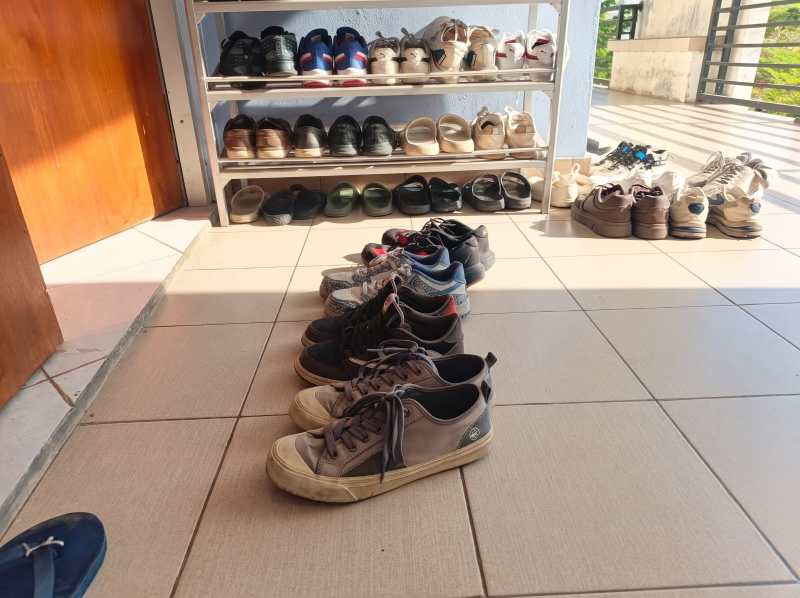
#> input picture citra/rapi/24-003 Rapi 2.jpg, 2400 x 1792 px (shown at 1/3 size); the run also reads 1 picture not shown here
$ jupyter execute main.ipynb   (older library calls are emulated)
#> lines starting #> are read from the running program, lines starting #| are printed output that depends on the picture
# Klasifikasi Citra Sepatu (Rapi vs. Berantakan)
### Ekstraksi Fitur Statistik Orde Pertama (Warna RGB) dan Orde Kedua (Tekstur GLCM) dengan Kerangka CRISP-DM

| Parameter | Keterangan |
| :--- | :--- |
| **Domain Masalah** | Pengolahan Citra Digital (*Computer Vision*) |
| **Kasus** | Klasifikasi biner foto susunan sepatu: **Rapi** vs. **Berantakan** |
| **Dataset** | Folder `citra/`: **173 citra** (76 rapi, 97 berantakan) |
| **Preprocessing** | Konversi BGR → RGB, *resize* 256 × 256 piksel |
| **Fitur Orde Pertama (9)** | *Mean*, standar deviasi, dan *skewness* pada kanal R, G, B |
| **Konversi Grayscale** | $0.299R + 0.587G + 0.114B$, 8 bit (256 level), disimpan ke folder `grayscale/` |
| **Matriks Co-occurrence** | GLCM jarak $d = 1$, sudut $\theta = 0^\circ$, 256 level, `symmetric=False`, `normed=True` (sesuai modul) |
| **Fitur Orde Kedua (5)** | Energi, entropi, kontras, korelasi, homogenitas |
| **Keluaran Akhir** | `hasil/fitur_lengkap.csv`: **173 baris × 14 fitur + label** |

## TAHAP 1: BUSINESS UNDERSTANDING (Pemahaman Masalah)

### 1.1 Latar Belakang Masalah
Kerapian susunan sepatu di rak atau area pintu masuk mencerminkan keteraturan sebuah ruangan. Selama ini kerapian dinilai secara manual, yang memiliki beberapa kelemahan:
1. **Subjektif**: batas antara "rapi" dan "berantakan" berbeda bagi setiap orang.
2. **Tidak terukur**: penilaian manual tidak menghasilkan angka yang bisa dibandingkan atau diolah lebih lanjut.
3. **Kebutuhan otomatisasi**: agar komputer dapat menilai kerapian, setiap foto harus diubah menjadi **representasi numerik (fitur)** terlebih dahulu.

### 1.2 Rumusan Masalah
1. Bagaimana menghitung fitur statistik orde pertama (*mean*, standar deviasi, *skewness*) pada setiap kanal warna citra sepatu?
2. Bagaimana mengubah citra berwarna menjadi citra grayscale 8 bit dan membentuk matriks *co-occurrence* (GLCM)-nya?
3. Bagaimana menghitung fitur tekstur orde kedua (energi, entropi, kontras, korelasi, homogenitas) dari GLCM?
4. Bagaimana gambaran awal nilai fitur-fitur tersebut pada kelas rapi dan berantakan?

### 1.3 Tujuan
- Mengekstraksi **9 fitur orde pertama** dan **5 fitur orde kedua** dari setiap citra.
- Menyimpan citra grayscale dan menunjukkan pembentukan matriks *co-occurrence*.
- Menghasilkan tabel fitur dalam format **CSV** (14 fitur + label) yang siap dipakai pada tahap pemodelan.

### 1.4 Batasan
- Fitur yang diekstraksi hanya fitur sesuai perintah tugas: statistik warna RGB orde pertama dan 5 fitur GLCM orde kedua.
- GLCM dihitung pada satu arah ($\theta = 0^\circ$) dengan jarak $d = 1$, mengikuti modul.
- Tahap pemodelan (klasifikasi) dan evaluasi belum termasuk dalam notebook ini.

[cell 1]
import os

FOLDER_CITRA = "citra"
FOLDER_GRAY = "grayscale"
FOLDER_HASIL = "hasil"
KELAS = ["rapi", "berantakan"]
EKSTENSI = (".jpg", ".jpeg", ".png", ".bmp", ".webp")
UKURAN = (256, 256)

for folder in [FOLDER_HASIL] + [os.path.join(FOLDER_GRAY, k) for k in KELAS]:
    os.makedirs(folder, exist_ok=True)

print("Folder proyek  :", os.path.abspath("."))
print("Folder dataset :", os.path.abspath(FOLDER_CITRA))
print("Folder keluaran:", os.path.abspath(FOLDER_HASIL))

---

## TAHAP 2: DATA UNDERSTANDING (Pemahaman Data)

### 2.1 Karakteristik Dataset
Dataset berupa foto susunan sepatu hasil pengambilan setiap anggota kelas, tersimpan di folder `citra/`:
- **Label** diambil dari nama subfolder: `citra/rapi/` dan `citra/berantakan/`.
- **Ukuran foto beragam**, dari ratusan hingga 4080 × 3072 piksel, karena diambil dengan kamera ponsel yang berbeda.
- Setiap citra diberi `id` berurutan sebagai identitas di tabel fitur.

[cell 2]
import os
import pandas as pd

baris = []
for kelas in KELAS:
    folder = os.path.join(FOLDER_CITRA, kelas)
    for nama in sorted(os.listdir(folder)):
        if nama.lower().endswith(EKSTENSI):
            baris.append({"nama_file": nama, "label": kelas, "path": os.path.join(folder, nama)})

df = pd.DataFrame(baris)
df.insert(0, "id", range(1, len(df) + 1))

print("=== RINGKASAN DATASET ===")
print("Total citra:", len(df))
print("Distribusi per kelas:")
print(df["label"].value_counts().to_string())

### 2.2 Sampel Visual Dataset
Lima contoh citra pertama dari setiap kelas dalam ukuran aslinya.

[cell 3]
import cv2
import numpy as np
import matplotlib.pyplot as plt

def baca_citra(path):
    """Baca citra berwarna (BGR). imdecode dipakai sebagai cadangan untuk path Windows."""
#> called with path = 'citra/rapi/24-003 Rapi 2.jpg'
    img = cv2.imread(path, cv2.IMREAD_COLOR)
#> img is the input picture: shape (1792, 2400, 3); mean B, G, R 129.2, 145.6, 167.5
    if img is None:
        img = cv2.imdecode(np.fromfile(path, dtype=np.uint8), cv2.IMREAD_COLOR)
    return img

fig, axes = plt.subplots(2, 5, figsize=(15, 6))
for b, kelas in enumerate(KELAS):
    for k, (_, r) in enumerate(df[df["label"] == kelas].head(5).iterrows()):
        img = baca_citra(r["path"])
        axes[b, k].imshow(cv2.cvtColor(img, cv2.COLOR_BGR2RGB))
        axes[b, k].set_title(f"{kelas} #{k + 1}\n{img.shape[1]}×{img.shape[0]}", fontsize=9)
        axes[b, k].axis("off")
plt.suptitle("Sampel Visual Citra Dataset (Rapi vs. Berantakan)", fontsize=13)
plt.tight_layout()
plt.show()
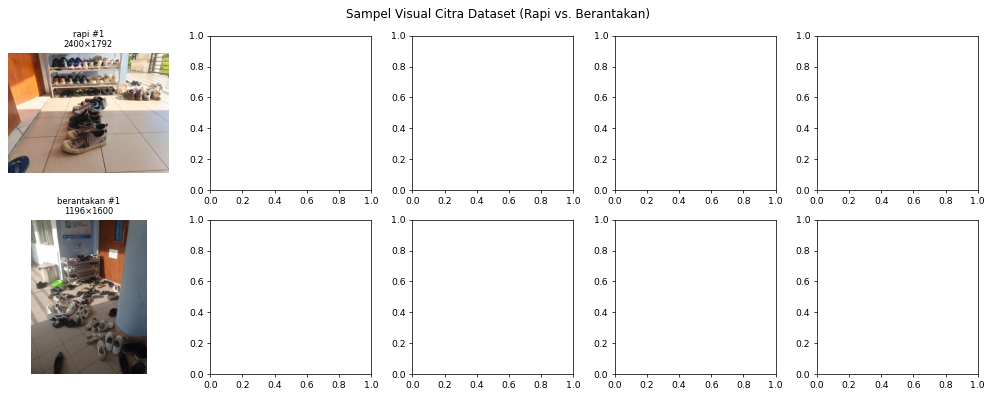
#> figure drawn by matplotlib, 2 panels

---

## TAHAP 3: DATA PREPARATION (Preprocessing & Ekstraksi Fitur)

### 3.1 Preprocessing Citra
- **Pengertian**: Menyeragamkan format dan ukuran seluruh citra sebelum fitur dihitung.
- **Langkah**:
  1. **Konversi BGR → RGB**: OpenCV membaca citra dengan urutan kanal Biru-Hijau-Merah, sehingga perlu dibalik menjadi Merah-Hijau-Biru.
  2. **Resize 256 × 256 piksel** dengan interpolasi `INTER_AREA` (rata-rata area, cocok untuk memperkecil gambar tanpa efek bergerigi).
- **Alasan**: Ukuran foto antar-anggota sangat berbeda. Dengan ukuran yang sama, jumlah piksel setiap citra sama ($256 \times 256 = 65.536$), sehingga nilai fitur dapat dibandingkan secara adil dan perhitungan lebih cepat.

[cell 4]
import cv2
import matplotlib.pyplot as plt

def preprocessing(path):
#> called with path = 'citra/rapi/24-003 Rapi 2.jpg'
    img = baca_citra(path)
    img = cv2.cvtColor(img, cv2.COLOR_BGR2RGB)
    return cv2.resize(img, UKURAN, interpolation=cv2.INTER_AREA)
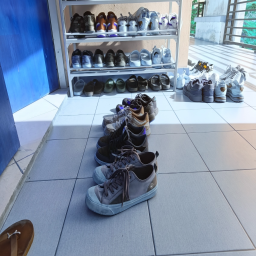
#> returned value: shape (256, 256, 3); mean of channels 0, 1, 2 167.5, 145.6, 129.2; drawn as B, G, R

citra_rgb = {r["id"]: preprocessing(r["path"]) for _, r in df.iterrows()}
#> call 2 of preprocessing, with path = 'citra/berantakan/24-003 Berantakan 2.jpg'
#> in preprocessing (call 2), `img = cv2.cvtColor(img, cv2.COLOR_BGR2RGB)`:
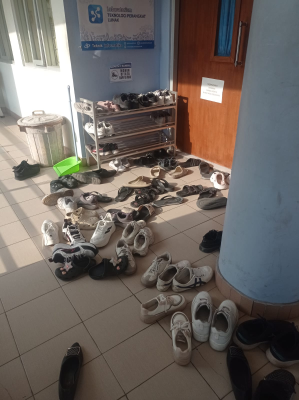
#> img: shape (1600, 1196, 3) (shown at 1/4 size); mean R, G, B 108.6, 101.4, 96.5
#> in preprocessing (call 2), `return cv2.resize(img, UKURAN, interpolation=cv2.INTER_AREA)`:
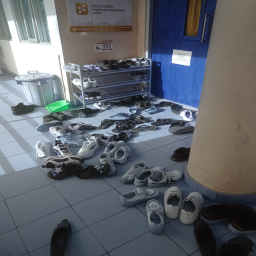
#> returned value: shape (256, 256, 3); mean of channels 0, 1, 2 108.6, 101.4, 96.5; drawn as B, G, R
#> citra_rgb = 2 items

contoh = citra_rgb[1]
print("Jumlah citra diproses:", len(citra_rgb))
#| Jumlah citra diproses: 2
print("Ukuran array         :", contoh.shape, "| tipe:", contoh.dtype, "| rentang nilai:", contoh.min(), "-", contoh.max())
#| Ukuran array         : (256, 256, 3) | tipe: uint8 | rentang nilai: 4 - 255

asli = cv2.cvtColor(baca_citra(df.loc[0, "path"]), cv2.COLOR_BGR2RGB)
fig, axes = plt.subplots(1, 2, figsize=(9, 4))
axes[0].imshow(asli);   axes[0].set_title(f"Asli {asli.shape[1]}×{asli.shape[0]}")
axes[1].imshow(contoh); axes[1].set_title("Setelah preprocessing 256×256")
for ax in axes: ax.axis("off")
plt.show()

### 3.2 Fitur Statistik Warna Orde Pertama (9 Fitur)

#### Teori & Formulasi Matematis
Statistik **orde pertama** mengukur sebaran nilai intensitas piksel pada setiap kanal warna Merah ($R$), Hijau ($G$), dan Biru ($B$) **tanpa memperhitungkan hubungan antar-piksel**. Untuk kanal $C \in \{R, G, B\}$ pada citra berukuran $M \times N$:

#### 1. Mean / Rerata (`mean_r`, `mean_g`, `mean_b`) — Pers. (2)
$$\mu_C = \frac{1}{MN}\sum_{i=1}^{M}\sum_{j=1}^{N} C(i,j)$$
- **Pengertian**: Rata-rata nilai intensitas piksel pada satu kanal (0–255).
- **Makna**: Menunjukkan kecerahan dan warna dominan citra. Nilai `mean_r` tinggi berarti citra cenderung kemerahan atau terang.

#### 2. Standar Deviasi (`std_r`, `std_g`, `std_b`) — Pers. (3)
$$\sigma_C = \sqrt{\frac{1}{MN}\sum_{i=1}^{M}\sum_{j=1}^{N}\big(C(i,j)-\mu_C\big)^2}$$
- **Pengertian**: Rata-rata jarak nilai piksel terhadap *mean*-nya.
- **Makna**: Mengukur kontras atau keragaman warna. Nilai tinggi berarti citra memiliki banyak bagian gelap dan terang sekaligus.

#### 3. Skewness / Kemencengan (`skew_r`, `skew_g`, `skew_b`) — Pers. (4)
$$\theta_C = \frac{1}{MN}\sum_{i=1}^{M}\sum_{j=1}^{N}\left(\frac{C(i,j)-\mu_C}{\sigma_C}\right)^3$$
- **Pengertian**: Derajat ketidaksimetrisan sebaran nilai piksel terhadap *mean*.
- **Makna**: Positif berarti sebagian besar piksel gelap dengan sedikit piksel sangat terang; negatif berarti sebagian besar piksel terang dengan sedikit piksel sangat gelap; mendekati 0 berarti sebaran simetris.

#### Relevansi pada Penataan Sepatu
Pada susunan berantakan, sepatu tersebar menutupi lantai dan sebagian terbalik memperlihatkan sol, sehingga proporsi warna lantai dan sepatu dalam foto berubah dibandingkan rak yang tertata. Perubahan proporsi ini dapat tercermin pada *mean*, standar deviasi, dan *skewness* tiap kanal. Namun fitur orde pertama meringkas seluruh gambar tanpa melihat **letak** piksel, sehingga tidak menangkap susunan secara langsung.

#### Contoh Perhitungan Satu Citra
Rumus ditulis manual sesuai Pers. (2)–(4), lalu dicocokkan dengan `numpy` dan `scipy`.

[cell 5]
import numpy as np
from scipy.stats import skew

def mean_kanal(x):
    return x.sum() / x.size                                            # Pers. (2)

def std_kanal(x):
    return np.sqrt(np.sum((x - mean_kanal(x)) ** 2) / x.size)          # Pers. (3)

def skew_kanal(x):
    mu, sd = mean_kanal(x), std_kanal(x)
    return 0.0 if sd == 0 else np.sum(((x - mu) / sd) ** 3) / x.size  # Pers. (4)

def fitur_orde1(rgb):
    f = {}
    for stat, fungsi in [("mean", mean_kanal), ("std", std_kanal), ("skew", skew_kanal)]:
        for i, kanal in enumerate("rgb"):
            f[f"{stat}_{kanal}"] = fungsi(rgb[:, :, i].astype(np.float64))
    return f

rgb = citra_rgb[1]
R = rgb[:, :, 0].astype(np.float64)
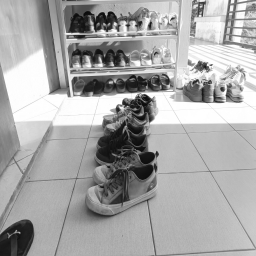
#> R: shape (256, 256) float64; min 12, max 255, mean 167.5
print("Citra:", df.loc[0, "label"], "/", df.loc[0, "nama_file"], "\n")
print("Nilai kanal R, 5×5 piksel pertama:")
print(rgb[:5, :5, 0], "\n")
#| [[181 183 185 182 185]
#|  [183 184 186 184 184]
#|  [185 186 186 185 185]
#|  [186 187 187 187 184]
#|  [186 186 187 189 185]]
print(f"mean_r = {R.sum():.0f} / {R.size} = {mean_kanal(R):.4f}")
#| mean_r = 10979096 / 65536 = 167.5277
print(f"std_r  = {std_kanal(R):.4f}")
#| std_r  = 58.7598
print(f"skew_r = {skew_kanal(R):.4f}")
#> in skew_kanal, `mu, sd = mean_kanal(x), std_kanal(x)`: mu = 167.5; sd = 58.76
#| skew_r = -0.7423
print(f"\nCek library -> numpy mean: {R.mean():.4f} | numpy std: {R.std():.4f} | scipy skew: {skew(R.ravel()):.4f}")
#| Cek library -> numpy mean: 167.5277 | numpy std: 58.7598 | scipy skew: -0.7423

#### Ekstraksi Seluruh Citra dan Penyimpanan CSV
Fitur dihitung untuk semua citra, lalu disimpan ke `hasil/fitur_warna.csv` dengan kolom `id`, `nama_file`, 9 fitur, dan `label`.

[cell 6]
import os
import pandas as pd

FITUR_ORDE1 = [f"{s}_{k}" for s in ("mean", "std", "skew") for k in "rgb"]

orde1 = pd.DataFrame([fitur_orde1(citra_rgb[i]) for i in df["id"]])[FITUR_ORDE1]
#> the loop in fitur_orde1, `for stat, fungsi in [("mean", mean_kanal), ("std", std_kanal), ("skew"..` made 3 passes
#> after the loop in fitur_orde1, `for stat, fungsi in [("mean", mean_kanal), ("std", std_kanal), ("skew"..`: f = 9 items
#> the loop in fitur_orde1 (call 2), `for stat, fungsi in [("mean", mean_kanal), ("std", std_kanal), ("skew"..` made 3 passes
#> orde1 = table of 2 rows and 9 columns
fitur_warna = pd.concat([df[["id", "nama_file"]], orde1.round(4), df[["label"]]], axis=1)
#> fitur_warna = table of 2 rows and 12 columns

fitur_warna.to_csv(os.path.join(FOLDER_HASIL, "fitur_warna.csv"), index=False)
print("Disimpan:", os.path.join(FOLDER_HASIL, "fitur_warna.csv"), "| ukuran:", fitur_warna.shape)
#| Disimpan: hasil/fitur_warna.csv | ukuran: (2, 12)
fitur_warna.head()
#> Out = table of 2 rows and 12 columns

### 3.3 Konversi Citra ke Grayscale 8 Bit

#### Teori & Formulasi Matematis
- **Pengertian**: Citra grayscale hanya memiliki satu kanal berisi tingkat keabuan, dari 0 (hitam) sampai 255 (putih).
- **Rumus *luminosity***:
$$Gray(i,j) = 0.299\,R(i,j) + 0.587\,G(i,j) + 0.114\,B(i,j)$$
  Bobot hijau paling besar karena mata manusia paling peka terhadap warna hijau, sedangkan biru paling kecil.
- **8 bit**: hasil dibulatkan menjadi bilangan bulat, sehingga terdapat $2^8 = 256$ level keabuan.

#### Relevansi
GLCM (Tahap 3.4) dihitung dari pasangan nilai keabuan, sehingga citra harus diubah ke satu kanal terlebih dahulu. Hasil konversi disimpan ke `grayscale/rapi/` dan `grayscale/berantakan/` dalam format PNG, karena PNG tidak mengubah nilai piksel saat disimpan (berbeda dengan JPG).

[cell 7]
import os
import cv2
import numpy as np
import matplotlib.pyplot as plt

def ke_gray(rgb):
    r, g, b = [rgb[:, :, i].astype(np.float64) for i in range(3)]
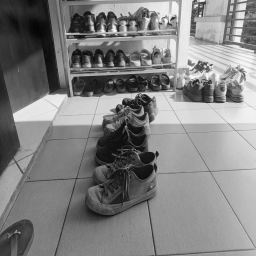
#> b: shape (256, 256) float64; min 4, max 253, mean 129.2
    gray = 0.299 * r + 0.587 * g + 0.114 * b
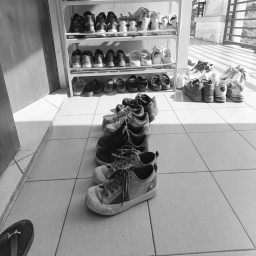
#> gray: shape (256, 256) float64; min 11.35, max 253.9, mean 150.3
    return np.clip(np.round(gray), 0, 255).astype(np.uint8)
#> returned value: shape (256, 256)

citra_gray = {i: ke_gray(citra_rgb[i]) for i in df["id"]}
#> in ke_gray (call 2), `r, g, b = [rgb[:, :, i].astype(np.float64) for i in range(3)]`:
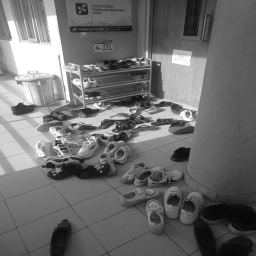
#> r: shape (256, 256) float64; min 7, max 255, mean 108.6
#> in ke_gray (call 2), `r, g, b = [rgb[:, :, i].astype(np.float64) for i in range(3)]`:
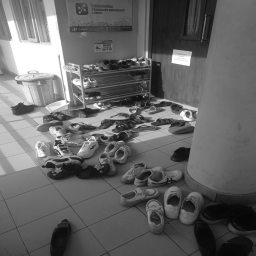
#> g: shape (256, 256) float64; min 6, max 255, mean 101.4
#> in ke_gray (call 2), `r, g, b = [rgb[:, :, i].astype(np.float64) for i in range(3)]`:
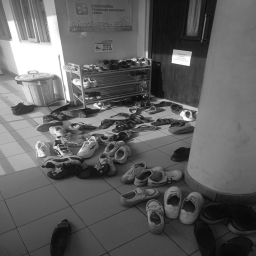
#> b: shape (256, 256) float64; min 7, max 255, mean 96.5
#> (the rest of the program and of its run is left out)
